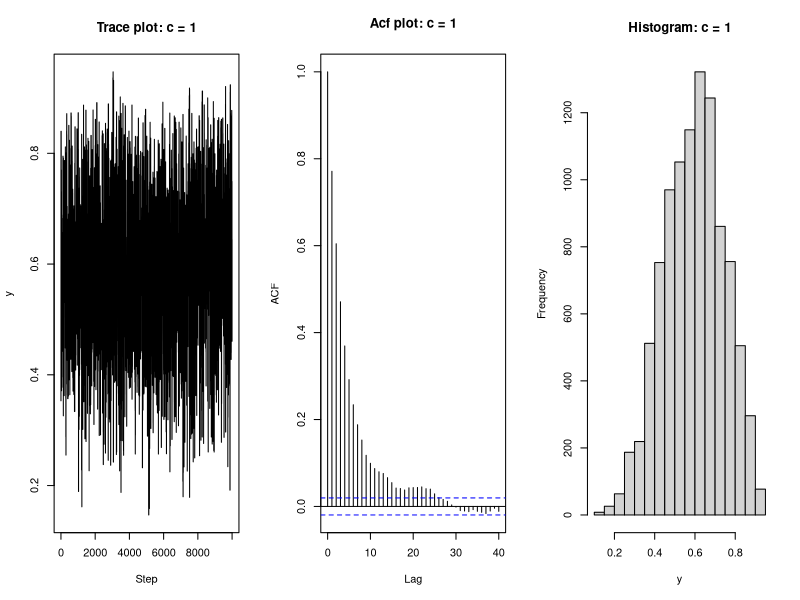
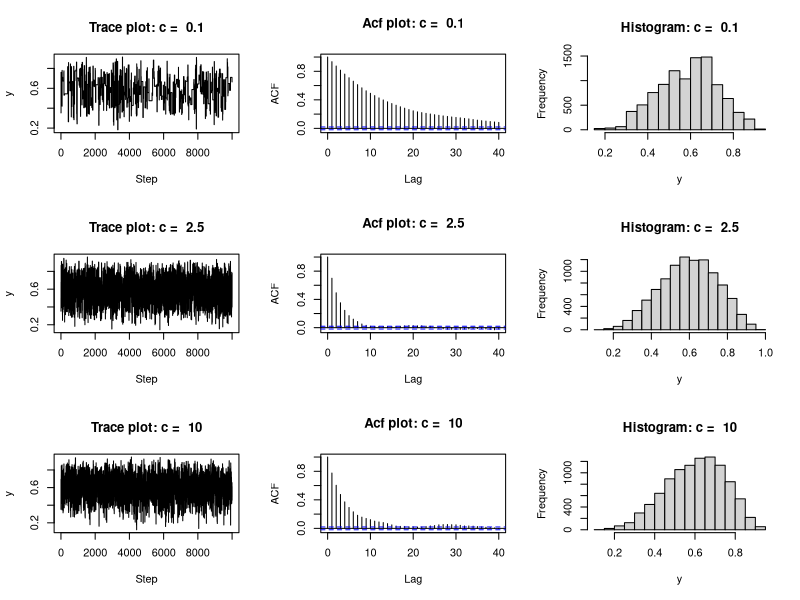

These figures' R source, in order:
## ---- chunk 1
library(coda)
Alpha <- 6
Beta <- 4
# Use the proposal function to get new phi, noticeing phi cannot be 0 or 1
phi <- function(c,oldphi){
  newphi = 0
  # Making sure new phi is neither 0 nor 1
  while (newphi == 0 || newphi == 1){
  newphi = rbeta(1,c*oldphi,c*(1-oldphi))
  }
  return(newphi)
}

# 
run_metropolis_MCMC <- function(startvalue,c,iterations){
  chain = rep(0, iterations+1)
  chain[1] = startvalue
  for (i in 1:iterations){
    phi = phi(c,chain[i])
    posterior = dbeta(phi,Alpha,Beta)/dbeta(chain[i],Alpha,Beta)
    proposal = dbeta(phi,c*chain[i],c*(1-chain[i]))/dbeta(chain[i],c*phi,c*(1-phi))
    probab = posterior/proposal
    if (runif(1) < probab){
      chain[i+1] = phi
    }else{
      chain[i+1] = chain[i]
    }
  }
  return(chain)
}

startvalue = runif(1)
chain = run_metropolis_MCMC(startvalue,1, 10000)
acceptance = 1-mean(duplicated(chain))

par(mfrow=c(1,3))  #1 row, 3 columns

  traceplot(as.mcmc(chain), type="l", main = "Trace plot: c = 1", xlab="Step", ylab="y")
  acf(chain, main = "Acf plot: c = 1")
  hist(chain, main = "Histogram: c = 1", xlab="y")

Cs <- c(0.1, 2.5, 10)
result <- sapply(Cs, run_metropolis_MCMC, startvalue = startvalue,iterations = 10000)


graph <- function(Cs){
  n = length(Cs)
  par(mfrow = c(n, 3))
  for( i in 1:n ) {
  traceplot(as.mcmc(result[,i]), type="l", main = paste("Trace plot: c = ", Cs[i]), xlab="Step", ylab="y")
  acf(result[,i], main = paste("Acf plot: c = ", Cs[i]))
  hist(result[,i], main = paste("Histogram: c = ", Cs[i]), xlab="y")
  }
}

graph(Cs)
## ---- chunk 2
Gibbs_<-function(x0,y0,iterations,B=5,burnIn=0)
## 5 parameters are needed in this function, with B=5 and burnIn=0 by default
{
  if(x0>0&&x0<B&&y0>0&&y0<B)
## to check whether the starting values are in the domain.    
  {
    x<-c(x0,rep(NA,iterations-1))
## Initialize the Markov chain    
    y<-c(y0,rep(NA,iterations-1))
## Initialize the Markov chain    
    for(i in 1:(iterations-1))
    {
      x[i+1]<-(-log(1-runif(1)*(1-exp(-y[i]*B)))/y[i])
## use inverse transform sampling to draw sample from conditional distribution 
## p(x^{i+1}|y^{i})   
      y[i+1]<-(-log(1-runif(1)*(1-exp(-x[i+1]*B)))/x[i+1])
## use inverse transform sampling to draw sample from conditional distribution 
## p(y^{i+1}|x^{i+1})     
    }
    if(burnIn>0)
    {
        x<-x[-(1:burnIn)]
        y<-y[-(1:burnIn)]
        print(length(x))
## discard the first bunch of draws for the burn-in process    
    }
    return(data.frame(x,y))
  }
 else
   stop("Initial values incorrect")
## print the information for incorrect starting values  
}
